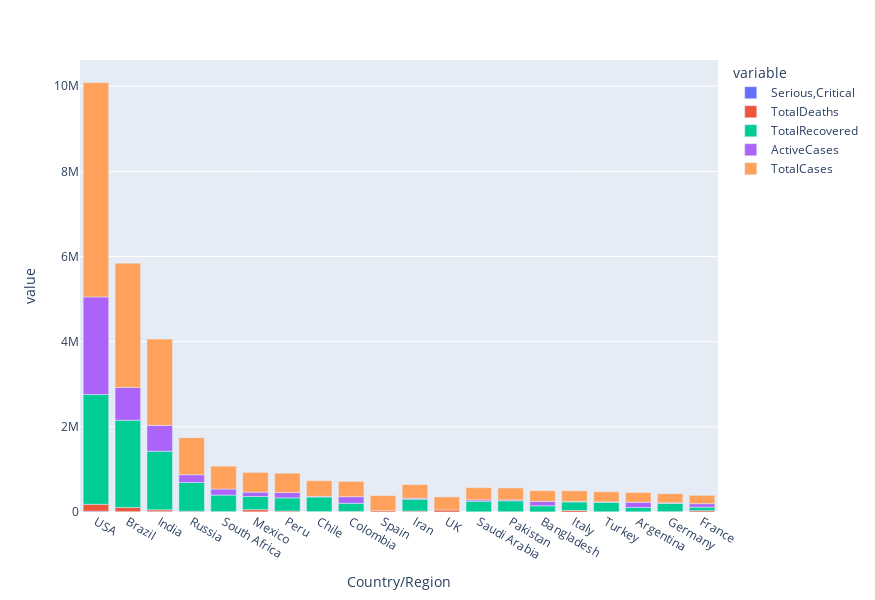

The code cell stored with this chart in its notebook:
### Code cell
px.bar(world_data.iloc[:20],x='Country/Region',
       y=['Serious,Critical','TotalDeaths','TotalRecovered', 'ActiveCases','TotalCases'],
       width=875,height=600)

### Figure 1 — Plotly figure (JSON) as saved in the notebook; plotly's stock layout.template omitted (floating-point values rounded to 4 significant figures)
{"data": [{"alignmentgroup": "True", "hovertemplate": "variable=Serious,Critical<br>Country/Region=%{x}<br>value=%{y}<extra></extra>", "legendgroup": "Serious,Critical", "marker": {"color": "#636efa", "pattern": {"shape": ""}}, "name": "Serious,Critical", "offsetgroup": "Serious,Critical", "orientation": "v", "showlegend": true, "textposition": "auto", "type": "bar", "x": ["USA", "Brazil", "India", "Russia", "South Africa", "Mexico", "Peru", "Chile", "Colombia", "Spain", "Iran", "UK", "Saudi Arabia", "Pakistan", "Bangladesh", "Italy", "Turkey", "Argentina", "Germany", "France"], "xaxis": "x", "y": [18296, 8318, 8944, 2300, 539, 3987, 1426, 1358, 1493, 617, 4156, 73, 1915, 809, null, 42, 580, 1150, 236, 384], "yaxis": "y"}, {"alignmentgroup": "True", "hovertemplate": "variable=TotalDeaths<br>Country/Region=%{x}<br>value=%{y}<extra></extra>", "legendgroup": "TotalDeaths", "marker": {"color": "#EF553B", "pattern": {"shape": ""}}, "name": "TotalDeaths", "offsetgroup": "TotalDeaths", "orientation": "v", "showlegend": true, "textposition": "auto", "type": "bar", "x": ["USA", "Brazil", "India", "Russia", "South Africa", "Mexico", "Peru", "Chile", "Colombia", "Spain", "Iran", "UK", "Saudi Arabia", "Pakistan", "Bangladesh", "Italy", "Turkey", "Argentina", "Germany", "France"], "xaxis": "x", "y": [162804, 98644, 41638, 14606, 9604, 50517, 20424, 9889, 11939, 28500, 17976, 46413, 3055, 6035, 3306, 35187, 5798, 4251, 9252, 30312], "yaxis": "y"}, {"alignmentgroup": "True", "hovertemplate": "variable=TotalRecovered<br>Country/Region=%{x}<br>value=%{y}<extra></extra>", "legendgroup": "TotalRecovered", "marker": {"color": "#00cc96", "pattern": {"shape": ""}}, "name": "TotalRecovered", "offsetgroup": "TotalRecovered", "orientation": "v", "showlegend": true, "textposition": "auto", "type": "bar", "x": ["USA", "Brazil", "India", "Russia", "South Africa", "Mexico", "Peru", "Chile", "Colombia", "Spain", "Iran", "UK", "Saudi Arabia", "Pakistan", "Bangladesh", "Italy", "Turkey", "Argentina", "Germany", "France"], "xaxis": "x", "y": [2576668, 2047660, 1377384, 676357, 387316, 308848, 310337, 340168, 192355, null, 277463, null, 247089, 256058, 143824, 201323, 220546, 99852, 196200, 82460], "yaxis": "y"}, {"alignmentgroup": "True", "hovertemplate": "variable=ActiveCases<br>Country/Region=%{x}<br>value=%{y}<extra></extra>", "legendgroup": "ActiveCases", "marker": {"color": "#ab63fa", "pattern": {"shape": ""}}, "name": "ActiveCases", "offsetgroup": "ActiveCases", "orientation": "v", "showlegend": true, "textposition": "auto", "type": "bar", "x": ["USA", "Brazil", "India", "Russia", "South Africa", "Mexico", "Peru", "Chile", "Colombia", "Spain", "Iran", "UK", "Saudi Arabia", "Pakistan", "Bangladesh", "Italy", "Turkey", "Argentina", "Germany", "France"], "xaxis": "x", "y": [2292707, 771258, 606387, 180931, 141264, 103325, 124648, 16614, 153416, null, 24678, null, 34082, 19770, 102521, 12694, 10921, 124092, 9758, 82861], "yaxis": "y"}, {"alignmentgroup": "True", "hovertemplate": "variable=TotalCases<br>Country/Region=%{x}<br>value=%{y}<extra></extra>", "legendgroup": "TotalCases", "marker": {"color": "#FFA15A", "pattern": {"shape": ""}}, "name": "TotalCases", "offsetgroup": "TotalCases", "orientation": "v", "showlegend": true, "textposition": "auto", "type": "bar", "x": ["USA", "Brazil", "India", "Russia", "South Africa", "Mexico", "Peru", "Chile", "Colombia", "Spain", "Iran", "UK", "Saudi Arabia", "Pakistan", "Bangladesh", "Italy", "Turkey", "Argentina", "Germany", "France"], "xaxis": "x", "y": [5032179, 2917562, 2025409, 871894, 538184, 462690, 455409, 366671, 357710, 354530, 320117, 308134, 284226, 281863, 249651, 249204, 237265, 228195, 215210, 195633], "yaxis": "y"}], "layout": {"barmode": "relative", "height": 600, "legend": {"title": {"text": "variable"}, "tracegroupgap": 0}, "margin": {"t": 60}, "width": 875, "xaxis": {"anchor": "y", "autorange": true, "domain": [0, 1], "range": [-0.5, 19.5], "title": {"text": "Country/Region"}, "type": "category"}, "yaxis": {"anchor": "x", "autorange": true, "domain": [0, 1], "range": [0, 10613320], "title": {"text": "value"}, "type": "linear"}}}
